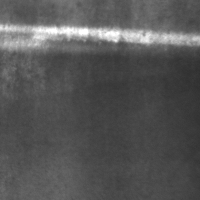
#> input picture me_term_project/NEU Metal Surface Defects Data/test/Scratches/Sc_107.bmp, 200 x 200 px, found by its file name
$ jupyter execute --allow-errors metal-surface-defects.ipynb
#> lines starting #> are read from the running program, lines starting #| are printed output that depends on the picture; after the words box and inside, x2 and y2 are one past the last pixel; in counts of white or black regions, pixels touching at a corner belong together
[cell 1]
# This Python 3 environment comes with many helpful analytics libraries installed
# It is defined by the kaggle/python Docker image: https://github.com/kaggle/docker-python
# For example, here's several helpful packages to load

import numpy as np # linear algebra
import pandas as pd # data processing, CSV file I/O (e.g. pd.read_csv)
import tensorflow as tf
from tensorflow import keras
import pandas as pd
import matplotlib.pyplot as plt
from tensorflow.keras.preprocessing.image import ImageDataGenerator, load_img, img_to_array
from tensorflow.keras.models import Sequential
from tensorflow.keras.layers import Conv2D, MaxPooling2D, Activation, Flatten, Dense, Dropout
# Input data files are available in the read-only "../input/" directory
# For example, running this (by clicking run or pressing Shift+Enter) will list all files under the input directory

import os
for dirname, _, filenames in os.walk('NEU_Metal_Surface_Defects_Data'):
    for filename in filenames:
        print(os.path.join(dirname, filename))

# You can write up to 20GB to the current directory (/kaggle/working/) that gets preserved as output when you create a version using "Save & Run All"
# You can also write temporary files to /kaggle/temp/, but they won't be saved outside of the current session

[cell 2]
import cv2
import numpy as np
import matplotlib.pyplot as plt

# Helper function to show images side by side
def show_images(images, titles=None, cmap='gray'):
    """Display a list of images in a row."""
    n = len(images)
    plt.figure(figsize=(4*n, 4))
    for i, img in enumerate(images):
        plt.subplot(1, n, i+1)
        plt.imshow(img, cmap=cmap)
        if titles is not None:
            plt.title(titles[i])
        plt.axis('off')
    plt.show()

[cell 3]
def edge_detection_and_threshold(image_path):
    # 1. Load image
    img = cv2.imread(image_path)
#> img is the input picture: shape (200, 200, 3); min 48, max 255, mean 86.3
    # Convert to grayscale
    gray = cv2.cvtColor(img, cv2.COLOR_BGR2GRAY)

    # 2. Edge Detection (Canny)
    # Adjust thresholds (e.g., 100, 200) depending on your data
    edges = cv2.Canny(gray, threshold1=100, threshold2=100)
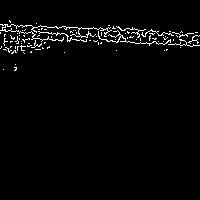
#> edges: shape (200, 200); 2.5% white in thin lines or dots, all inside (x1, y1, x2, y2) = (0, 20, 200, 71)

    # 3. Global or Otsu's Threshold
    #    Otsu automatically finds an optimal threshold value
    #    for separating foreground/background in a grayscale image.
    _, thresh_otsu = cv2.threshold(gray, 0, 255,
                                   cv2.THRESH_BINARY + cv2.THRESH_OTSU)
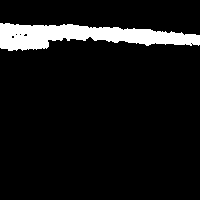
#> thresh_otsu: shape (200, 200); 8.1% white; 1 white region, box (x1, y1, x2, y2) and area: (0, 23, 200, 51) 3230

    # Visualize the results
    show_images(
        [gray, edges, thresh_otsu],
        titles=['Grayscale', 'Canny Edges', 'Thresholded (Otsu)']
    )
#> in show_images, `n = len(images)`: n = 3
#> the loop in show_images, `for i, img in enumerate(images):` made 3 passes
#> in show_images, `plt.show()`:
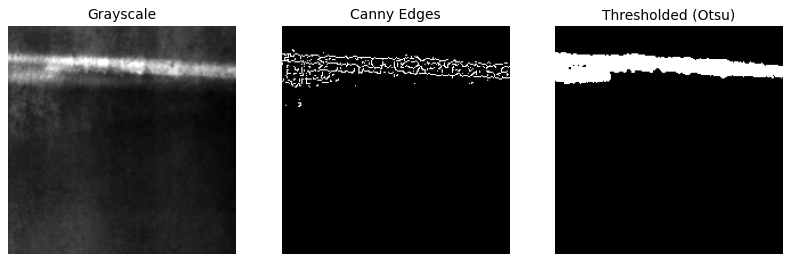
#> figure drawn by matplotlib, 3 panels

    return edges, thresh_otsu

# Example usage
edges_result, thresh_result = edge_detection_and_threshold("NEU_Metal_Surface_Defects_Data/test/Scratches/Sc_107.bmp")

[cell 4]
def basic_segmentation(image_path):
    # 1. Load image
    img = cv2.imread(image_path)
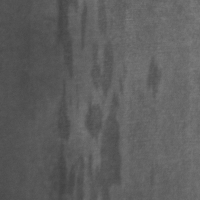
#> input picture me_term_project/NEU Metal Surface Defects Data/test/Inclusion/In_105.bmp, 200 x 200 px, found by its file name
#> img is the input picture: shape (200, 200, 3); min 66, max 126, mean 95
    gray = cv2.cvtColor(img, cv2.COLOR_BGR2GRAY)

    # 2. Threshold (use Otsu or manual threshold)
    _, bin_img = cv2.threshold(gray, 0, 255,
                               cv2.THRESH_BINARY + cv2.THRESH_OTSU)
#> bin_img: shape (200, 200); 53.1% white; 113 black regions (103 under 20 px), largest, box (x1, y1, x2, y2) and area: (0, 0, 88, 200) 15134, (87, 92, 122, 200) 1801, (91, 41, 113, 96) 641

    # 3. Morphological operations
    #    e.g., "Opening" (erosion + dilation) to remove small noise
    kernel = cv2.getStructuringElement(cv2.MORPH_ELLIPSE, (3, 3))
    opened = cv2.morphologyEx(bin_img, cv2.MORPH_OPEN, kernel)
#> opened: shape (200, 200); 52.1% white; 80 black regions (71 under 20 px), largest, box (x1, y1, x2, y2) and area: (0, 0, 88, 200) 15374, (85, 92, 122, 200) 2281, (88, 41, 113, 96) 692

    #    "Closing" (dilation + erosion) to fill small holes
    closed = cv2.morphologyEx(opened, cv2.MORPH_CLOSE, kernel)
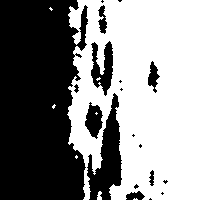
#> closed: shape (200, 200); 52.9% white; 19 black regions (10 under 20 px)

    # Visualize
    show_images(
        [gray, bin_img, opened, closed],
        titles=['Grayscale', 'Binary', 'Morph Open', 'Morph Close']
    )
#> the loop in show_images (call 2), `for i, img in enumerate(images):` made 4 passes

    # Optionally, find contours as "segmented" defect blobs
    contours, _ = cv2.findContours(closed, cv2.RETR_EXTERNAL, cv2.CHAIN_APPROX_SIMPLE)
#> contours = 6 contours, 4 with area under 20; largest, box (x1, y1, x2, y2) and area: (67, 0, 200, 200) 22152, (97, 191, 102, 200) 22
    segmented = cv2.cvtColor(gray, cv2.COLOR_GRAY2BGR)  # to draw in color
    cv2.drawContours(segmented, contours, -1, (0, 0, 255), 2)
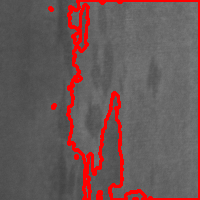
#> segmented: shape (200, 200, 3); 8.31% of pixels changed, all inside (x1, y1, x2, y2) = (48, 0, 200, 200)

    show_images([segmented], titles=['Segmented Defects (Contours)'], cmap=None)

    return closed, contours

# Example usage
seg_mask, contours = basic_segmentation("NEU_Metal_Surface_Defects_Data/test/Inclusion/In_105.bmp")

[cell 5]
import os
import cv2
import numpy as np

# 1) Define your source data root
SOURCE_ROOT = "./NEU_Metal_Surface_Defects_Data"  # Adjust as needed

# 2) Define your new root for preprocessed images
DEST_ROOT = "./NEU_Metal_Surface_Defects_Data_Preprocessed"

# 3) Create the same directory structure under DEST_ROOT
#    (train, valid, test, each with 6 class folders)
splits = ["train", "valid", "test"]
classes = ["Crazing", "Inclusion", "Patches", "Pitted", "Rolled", "Scratches"]  # or os.listdir(...) if you want to auto-detect

for split in splits:
    for cls in classes:
        out_dir = os.path.join(DEST_ROOT, split, cls)
        os.makedirs(out_dir, exist_ok=True)

def preprocess_and_save_images():
    """
    For each image in the original dataset,
    1) Read it in grayscale
    2) Perform edge detection
    3) Perform threshold
    4) Concatenate channels => [gray, edges, thresh]
    5) Save to the new directory.
    """
    for split in splits:
        for cls in classes:
            src_dir = os.path.join(SOURCE_ROOT, split, cls)
            dst_dir = os.path.join(DEST_ROOT, split, cls)

            # List all images in the source directory
            for filename in os.listdir(src_dir):
                if not (filename.endswith('.bmp') ):
                    continue

                # Full path to original image
                src_path = os.path.join(src_dir, filename)

                # Read in grayscale
                gray = cv2.imread(src_path, cv2.IMREAD_GRAYSCALE)
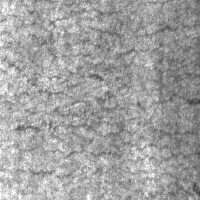
#> input picture me_term_project/NEU Metal Surface Defects Data/test/Crazing/Cr_1.bmp, 200 x 200 px, found by its file name
#> gray is the input picture: shape (200, 200); min 60, max 255, mean 160.6
                if gray is None:
                    print(f"Warning: could not read {src_path}")
                    continue

                # --- EDGE DETECTION (Canny) ---
                edges = cv2.Canny(gray, 100, 200)
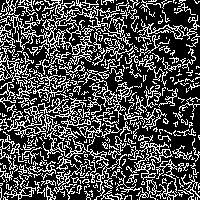
#> edges: shape (200, 200); 29.8% white in thin lines or dots

                # --- THRESHOLD (Otsu) ---
                #    returns bin_img with 0 or 255
                _, thresh = cv2.threshold(
                    gray, 0, 255, cv2.THRESH_BINARY + cv2.THRESH_OTSU
                )
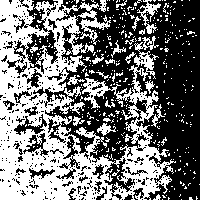
#> thresh: shape (200, 200); 45.8% white; 387 white regions (365 under 20 px), largest, box (x1, y1, x2, y2) and area: (0, 0, 176, 200) 16064, (137, 0, 161, 34) 259, (97, 123, 116, 136) 110

                # (Optional) morphological open or close if needed
                # kernel = cv2.getStructuringElement(cv2.MORPH_ELLIPSE, (3,3))
                # opened = cv2.morphologyEx(thresh, cv2.MORPH_OPEN, kernel)
                # or closed = cv2.morphologyEx(opened, cv2.MORPH_CLOSE, kernel)
                # For now, let's stick with the basic threshold:
                morph = thresh  # or closed, etc.

                # --- STACK CHANNELS ---
                # We have 3 single-channel images: gray, edges, morph
                # shape: (H, W), each is uint8
                # Let's stack them into a 3-channel grayscale image: (H, W, 3)

                stacked = np.dstack([gray, edges, morph])  # shape => (H, W, 3)
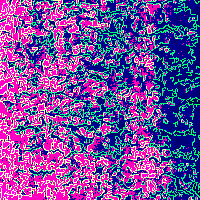
#> stacked: shape (200, 200, 3); mean of channels 0, 1, 2 160.6, 76, 116.8; drawn as B, G, R

                # Save result
                out_path = os.path.join(dst_dir, filename)
                # We'll save as PNG to avoid lossy compression
                cv2.imwrite(out_path, stacked)

    print("Preprocessing complete. Processed images saved at:", DEST_ROOT)

#> (a cell that did not finish here is left out)

[cell 7]
#check if gpu is enabled
print(tf.config.list_physical_devices('GPU'))
#> (this line was passed over: tensorflow is not available in this run)
print("Num GPUs Available: ", len(tf.config.list_physical_devices('GPU')))
#> (this line was passed over: tensorflow is not available in this run)
